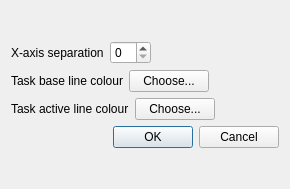
<?xml version="1.0" encoding="UTF-8"?>
<ui version="4.0">
 <class>Settings</class>
 <widget class="QDialog" name="Settings">
  <property name="geometry">
   <rect>
    <x>0</x>
    <y>0</y>
    <width>290</width>
    <height>189</height>
   </rect>
  </property>
  <property name="minimumSize">
   <size>
    <width>290</width>
    <height>183</height>
   </size>
  </property>
  <property name="maximumSize">
   <size>
    <width>329</width>
    <height>189</height>
   </size>
  </property>
  <property name="windowTitle">
   <string>Dialog</string>
  </property>
  <layout class="QVBoxLayout" name="verticalLayout_3">
   <item>
    <layout class="QVBoxLayout" name="verticalLayout_2">
     <item>
      <layout class="QVBoxLayout" name="verticalLayout">
       <item>
        <layout class="QHBoxLayout" name="horizontalLayout">
         <item>
          <widget class="QLabel" name="xAxisLabel">
           <property name="text">
            <string>X-axis separation</string>
           </property>
          </widget>
         </item>
         <item>
          <widget class="QSpinBox" name="xAxisBox"/>
         </item>
         <item>
          <spacer name="horizontalSpacer_3">
           <property name="orientation">
            <enum>Qt::Horizontal</enum>
           </property>
           <property name="sizeHint" stdset="0">
            <size>
             <width>40</width>
             <height>20</height>
            </size>
           </property>
          </spacer>
         </item>
        </layout>
       </item>
       <item>
        <layout class="QHBoxLayout" name="horizontalLayout_2">
         <item>
          <widget class="QLabel" name="taskColorLabel">
           <property name="text">
            <string>Task base line colour</string>
           </property>
          </widget>
         </item>
         <item>
          <widget class="QPushButton" name="colorButton">
           <property name="text">
            <string>Choose...</string>
           </property>
          </widget>
         </item>
         <item>
          <spacer name="horizontalSpacer_2">
           <property name="orientation">
            <enum>Qt::Horizontal</enum>
           </property>
           <property name="sizeHint" stdset="0">
            <size>
             <width>40</width>
             <height>20</height>
            </size>
           </property>
          </spacer>
         </item>
        </layout>
       </item>
       <item>
        <layout class="QHBoxLayout" name="horizontalLayout_3">
         <item>
          <widget class="QLabel" name="activeTaskColorLabel">
           <property name="text">
            <string>Task active line colour</string>
           </property>
          </widget>
         </item>
         <item>
          <widget class="QPushButton" name="activeColorButton">
           <property name="text">
            <string>Choose...</string>
           </property>
          </widget>
         </item>
         <item>
          <spacer name="horizontalSpacer">
           <property name="orientation">
            <enum>Qt::Horizontal</enum>
           </property>
           <property name="sizeHint" stdset="0">
            <size>
             <width>40</width>
             <height>20</height>
            </size>
           </property>
          </spacer>
         </item>
        </layout>
       </item>
      </layout>
     </item>
     <item>
      <widget class="QDialogButtonBox" name="acceptDenyBox">
       <property name="orientation">
        <enum>Qt::Horizontal</enum>
       </property>
       <property name="standardButtons">
        <set>QDialogButtonBox::Cancel|QDialogButtonBox::Ok</set>
       </property>
      </widget>
     </item>
    </layout>
   </item>
  </layout>
 </widget>
 <resources/>
 <connections>
  <connection>
   <sender>acceptDenyBox</sender>
   <signal>accepted()</signal>
   <receiver>Settings</receiver>
   <slot>accept()</slot>
   <hints>
    <hint type="sourcelabel">
     <x>248</x>
     <y>254</y>
    </hint>
    <hint type="destinationlabel">
     <x>157</x>
     <y>274</y>
    </hint>
   </hints>
  </connection>
  <connection>
   <sender>acceptDenyBox</sender>
   <signal>rejected()</signal>
   <receiver>Settings</receiver>
   <slot>reject()</slot>
   <hints>
    <hint type="sourcelabel">
     <x>316</x>
     <y>260</y>
    </hint>
    <hint type="destinationlabel">
     <x>286</x>
     <y>274</y>
    </hint>
   </hints>
  </connection>
 </connections>
</ui>
